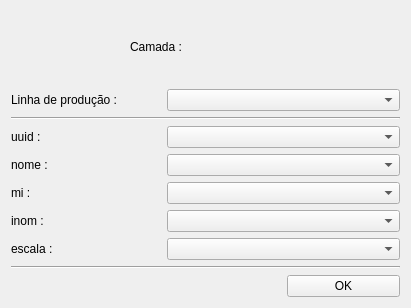
<?xml version="1.0" encoding="UTF-8"?>
<ui version="4.0">
 <class>Form</class>
 <widget class="QWidget" name="Form">
  <property name="geometry">
   <rect>
    <x>0</x>
    <y>0</y>
    <width>411</width>
    <height>308</height>
   </rect>
  </property>
  <property name="windowTitle">
   <string>Form</string>
  </property>
  <layout class="QGridLayout" name="gridLayout">
   <item row="0" column="0" colspan="3">
    <layout class="QHBoxLayout" name="mapLayerLayout">
     <item>
      <widget class="QLabel" name="label">
       <property name="sizePolicy">
        <sizepolicy hsizetype="Fixed" vsizetype="Preferred">
         <horstretch>0</horstretch>
         <verstretch>0</verstretch>
        </sizepolicy>
       </property>
       <property name="minimumSize">
        <size>
         <width>150</width>
         <height>0</height>
        </size>
       </property>
       <property name="maximumSize">
        <size>
         <width>150</width>
         <height>16777215</height>
        </size>
       </property>
       <property name="text">
        <string>Camada :</string>
       </property>
      </widget>
     </item>
    </layout>
   </item>
   <item row="1" column="0">
    <widget class="QLabel" name="label_2">
     <property name="sizePolicy">
      <sizepolicy hsizetype="Fixed" vsizetype="Preferred">
       <horstretch>0</horstretch>
       <verstretch>0</verstretch>
      </sizepolicy>
     </property>
     <property name="minimumSize">
      <size>
       <width>150</width>
       <height>0</height>
      </size>
     </property>
     <property name="maximumSize">
      <size>
       <width>150</width>
       <height>16777215</height>
      </size>
     </property>
     <property name="text">
      <string>Linha de produção :</string>
     </property>
    </widget>
   </item>
   <item row="1" column="1" colspan="2">
    <widget class="QComboBox" name="productionLineCb"/>
   </item>
   <item row="2" column="0" colspan="3">
    <widget class="Line" name="line">
     <property name="orientation">
      <enum>Qt::Horizontal</enum>
     </property>
    </widget>
   </item>
   <item row="3" column="0">
    <widget class="QLabel" name="label_3">
     <property name="sizePolicy">
      <sizepolicy hsizetype="Fixed" vsizetype="Preferred">
       <horstretch>0</horstretch>
       <verstretch>0</verstretch>
      </sizepolicy>
     </property>
     <property name="minimumSize">
      <size>
       <width>150</width>
       <height>0</height>
      </size>
     </property>
     <property name="maximumSize">
      <size>
       <width>150</width>
       <height>16777215</height>
      </size>
     </property>
     <property name="text">
      <string>uuid :</string>
     </property>
    </widget>
   </item>
   <item row="3" column="1" colspan="2">
    <widget class="QComboBox" name="uuidFieldCb"/>
   </item>
   <item row="4" column="0">
    <widget class="QLabel" name="label_4">
     <property name="sizePolicy">
      <sizepolicy hsizetype="Fixed" vsizetype="Preferred">
       <horstretch>0</horstretch>
       <verstretch>0</verstretch>
      </sizepolicy>
     </property>
     <property name="minimumSize">
      <size>
       <width>150</width>
       <height>0</height>
      </size>
     </property>
     <property name="maximumSize">
      <size>
       <width>150</width>
       <height>16777215</height>
      </size>
     </property>
     <property name="text">
      <string>nome :</string>
     </property>
    </widget>
   </item>
   <item row="4" column="1" colspan="2">
    <widget class="QComboBox" name="nameFieldCb"/>
   </item>
   <item row="5" column="0">
    <widget class="QLabel" name="label_5">
     <property name="sizePolicy">
      <sizepolicy hsizetype="Fixed" vsizetype="Preferred">
       <horstretch>0</horstretch>
       <verstretch>0</verstretch>
      </sizepolicy>
     </property>
     <property name="minimumSize">
      <size>
       <width>150</width>
       <height>0</height>
      </size>
     </property>
     <property name="maximumSize">
      <size>
       <width>150</width>
       <height>16777215</height>
      </size>
     </property>
     <property name="text">
      <string>mi :</string>
     </property>
    </widget>
   </item>
   <item row="5" column="1" colspan="2">
    <widget class="QComboBox" name="miFieldCb"/>
   </item>
   <item row="6" column="0">
    <widget class="QLabel" name="label_6">
     <property name="sizePolicy">
      <sizepolicy hsizetype="Fixed" vsizetype="Preferred">
       <horstretch>0</horstretch>
       <verstretch>0</verstretch>
      </sizepolicy>
     </property>
     <property name="minimumSize">
      <size>
       <width>150</width>
       <height>0</height>
      </size>
     </property>
     <property name="maximumSize">
      <size>
       <width>150</width>
       <height>16777215</height>
      </size>
     </property>
     <property name="text">
      <string>inom :</string>
     </property>
    </widget>
   </item>
   <item row="6" column="1" colspan="2">
    <widget class="QComboBox" name="inomFieldCb"/>
   </item>
   <item row="7" column="0">
    <widget class="QLabel" name="label_7">
     <property name="sizePolicy">
      <sizepolicy hsizetype="Fixed" vsizetype="Preferred">
       <horstretch>0</horstretch>
       <verstretch>0</verstretch>
      </sizepolicy>
     </property>
     <property name="minimumSize">
      <size>
       <width>150</width>
       <height>0</height>
      </size>
     </property>
     <property name="maximumSize">
      <size>
       <width>150</width>
       <height>16777215</height>
      </size>
     </property>
     <property name="text">
      <string>escala :</string>
     </property>
    </widget>
   </item>
   <item row="7" column="1" colspan="2">
    <widget class="QComboBox" name="scaleFieldCb"/>
   </item>
   <item row="8" column="0" colspan="3">
    <widget class="Line" name="line_2">
     <property name="orientation">
      <enum>Qt::Horizontal</enum>
     </property>
    </widget>
   </item>
   <item row="9" column="0" colspan="2">
    <spacer name="horizontalSpacer">
     <property name="orientation">
      <enum>Qt::Horizontal</enum>
     </property>
     <property name="sizeHint" stdset="0">
      <size>
       <width>219</width>
       <height>20</height>
      </size>
     </property>
    </spacer>
   </item>
   <item row="9" column="2">
    <widget class="QPushButton" name="okBtn">
     <property name="text">
      <string>OK</string>
     </property>
    </widget>
   </item>
  </layout>
 </widget>
 <resources/>
 <connections/>
</ui>
